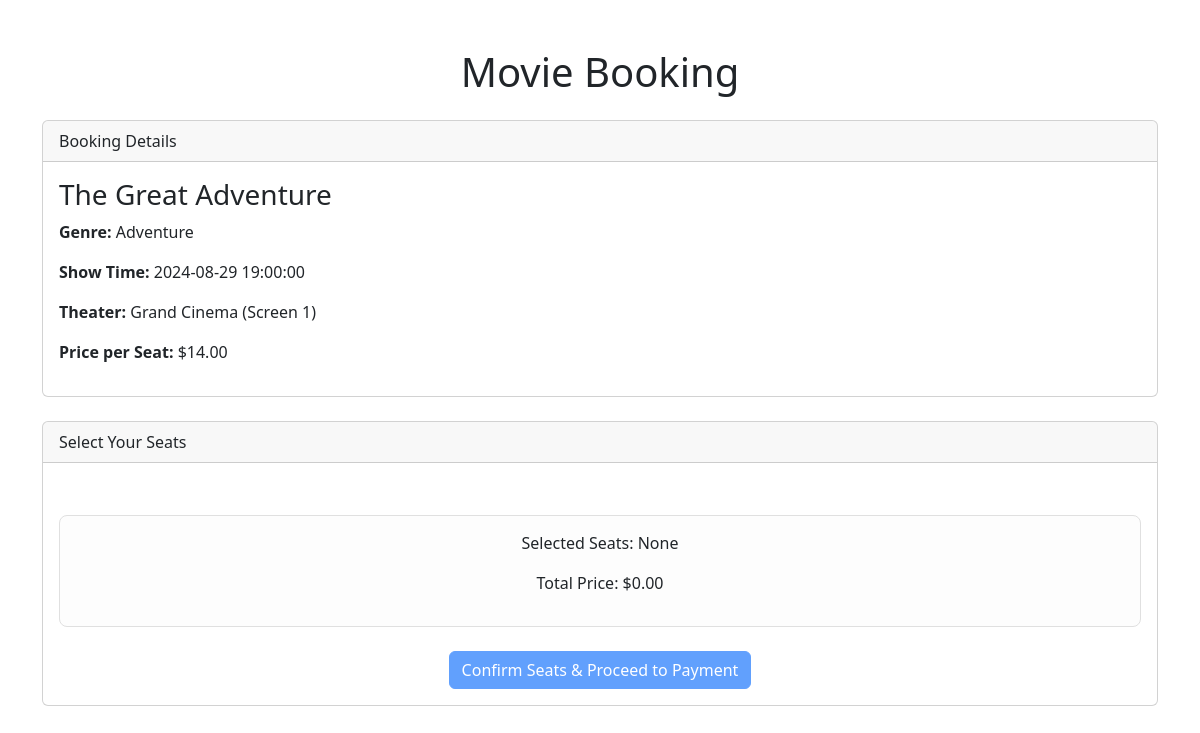
Screenshot of /booking_flow.php?show_id=2 with the database file from the repository.
### tables this page shows
CREATE TABLE movies (
    movie_id INT AUTO_INCREMENT PRIMARY KEY,
    title VARCHAR(255) NOT NULL,
    genre VARCHAR(100),
    director VARCHAR(100),
    release_date DATE,
    duration_minutes INT,
    description TEXT,
    rating DECIMAL(3, 1)
);

CREATE TABLE shows (
    show_id INT AUTO_INCREMENT PRIMARY KEY,
    screen_id INT NOT NULL,
    movie_id INT NOT NULL,
    start_time DATETIME NOT NULL,
    end_time DATETIME NOT NULL,
    price DECIMAL(10, 2) NOT NULL,
    FOREIGN KEY (screen_id) REFERENCES screens(screen_id) ON DELETE CASCADE,
    FOREIGN KEY (movie_id) REFERENCES movies(movie_id) ON DELETE CASCADE
);

CREATE TABLE theaters (
    theater_id INT AUTO_INCREMENT PRIMARY KEY,
    name VARCHAR(100) NOT NULL UNIQUE,
    location VARCHAR(255),
    capacity INT
);

CREATE TABLE screens (
    screen_id INT AUTO_INCREMENT PRIMARY KEY,
    theater_id INT NOT NULL,
    screen_number INT NOT NULL,
    capacity INT NOT NULL,
    screen_type VARCHAR(50),  
    FOREIGN KEY (theater_id) REFERENCES theaters(theater_id) ON DELETE CASCADE,
    UNIQUE (theater_id, screen_number)
);

### booking_flow.php (the view, shortened to what this page needs)
<?php
try {
    $conn = new mysqli(DB_HOST, DB_USER, DB_PASS, DB_NAME);
} catch (Exception $e) {
    die("Database connection error: " . $e->getMessage());
}
$show_id = isset($_GET['show_id']) ? intval($_GET['show_id']) : 0;
$movie_details = null;
$show_details = null;
if ($show_id > 0) {
    $movie_sql = "SELECT m.* FROM movies m JOIN shows s ON m.movie_id = s.movie_id WHERE s.show_id = ?";
    $stmt_movie = $conn->prepare($movie_sql);
    $stmt_movie->bind_param("i", $show_id);
    $stmt_movie->execute();
    $result_movie = $stmt_movie->get_result();
    $movie_details = $result_movie->fetch_assoc();
    $show_sql = "SELECT s.*, sc.screen_number, t.name as theater_name
                 FROM shows s
                 JOIN screens sc ON s.screen_id = sc.screen_id
                 JOIN theaters t ON sc.theater_id = t.theater_id
                 WHERE s.show_id = ?";
    $stmt_show = $conn->prepare($show_sql);
    $stmt_show->bind_param("i", $show_id);
    $stmt_show->execute();
    $result_show = $stmt_show->get_result();
    $show_details = $result_show->fetch_assoc();
}
?>
<!DOCTYPE html>
<html lang="en">
<head>
    <link href="https://cdn.jsdelivr.net/npm/bootstrap@5.3.0/dist/css/bootstrap.min.css" rel="stylesheet">
</head>
<body>
    <div class="container mt-5">
        <h1 class="mb-4 text-center">Movie Booking</h1>
        <?php if ($show_id > 0 && $movie_details && $show_details): ?>
            <?php if (!isset($_GET['action']) || $_GET['action'] == 'select_seats'):  ?>
                <div class="card mb-4">
                    <div class="card-header">
                        Booking Details
                    </div>
                    <div class="card-body">
                        <h3><?php echo htmlspecialchars($movie_details['title']); ?></h3>
                        <p><strong>Genre:</strong> <?php echo htmlspecialchars($movie_details['genre']); ?></p>
                        <p><strong>Show Time:</strong> <?php echo htmlspecialchars($show_details['start_time']); ?></p>
                        <p><strong>Theater:</strong> <?php echo htmlspecialchars($show_details['theater_name']); ?> (Screen <?php echo htmlspecialchars($show_details['screen_number']); ?>)</p>
                        <p><strong>Price per Seat:</strong> $<?php echo htmlspecialchars($show_details['price']); ?></p>
                    </div>
                </div>
                <div class="card mb-4">
                    <div class="card-header">
                        Select Your Seats
                    </div>
                    <div class="card-body">
                        <form action="booking_flow.php?show_id=<?php echo $show_id; ?>" method="POST" id="seat-selection-form">
                            <div class="seat-info text-center mt-3">
                                <p>Selected Seats: <span id="selected-seats-display">None</span></p>
                                <p>Total Price: $<span id="total-price-display">0.00</span></p>
                            </div>
                            <div class="text-center mt-4">
                                <button type="submit" class="btn btn-primary" id="confirm-seats-btn" disabled>Confirm Seats & Proceed to Payment</button>
                            </div>
                        </form>
                    </div>
                </div>
            <?php endif; ?>
        <?php endif; ?>
    </div>
</body>
</html>

### booking_flow.php (style rules this page uses)
.seat-info { margin-top: 20px; padding: 15px; border: 1px solid #e0e0e0; border-radius: 8px; background-color: #fdfdfd; }

### rows the page displays
movies: title "The Great Adventure", genre "Adventure"
shows: start_time "2024-08-29 19:00:00", theaters.name "Grand Cinema", screen.screen_number "1", price "14.00"
